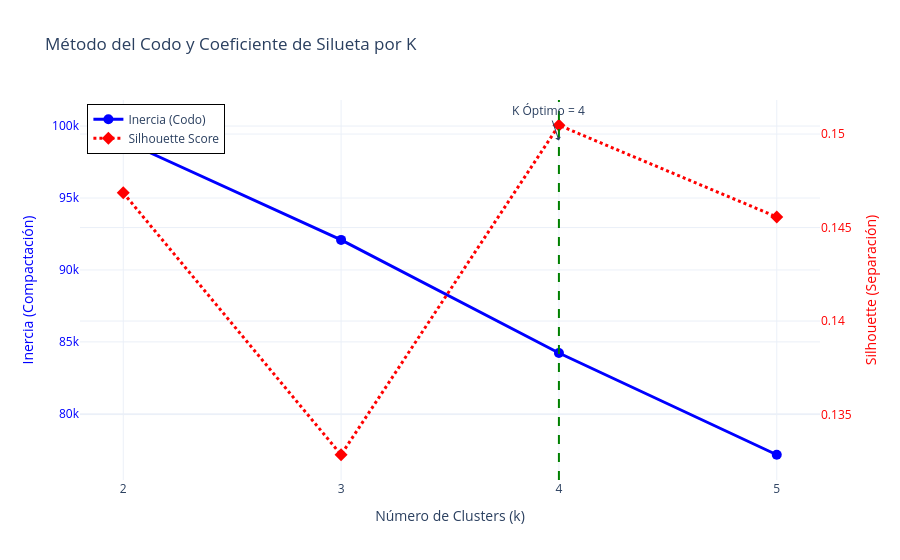
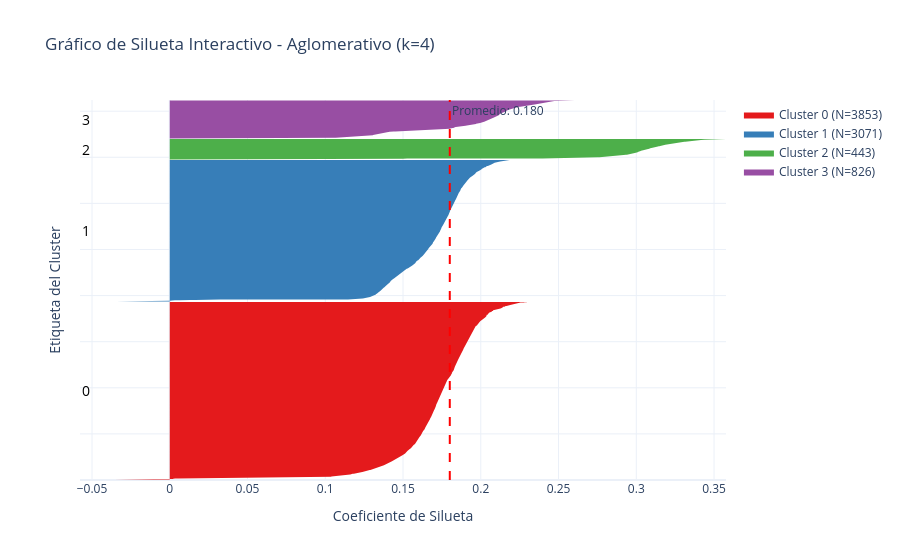
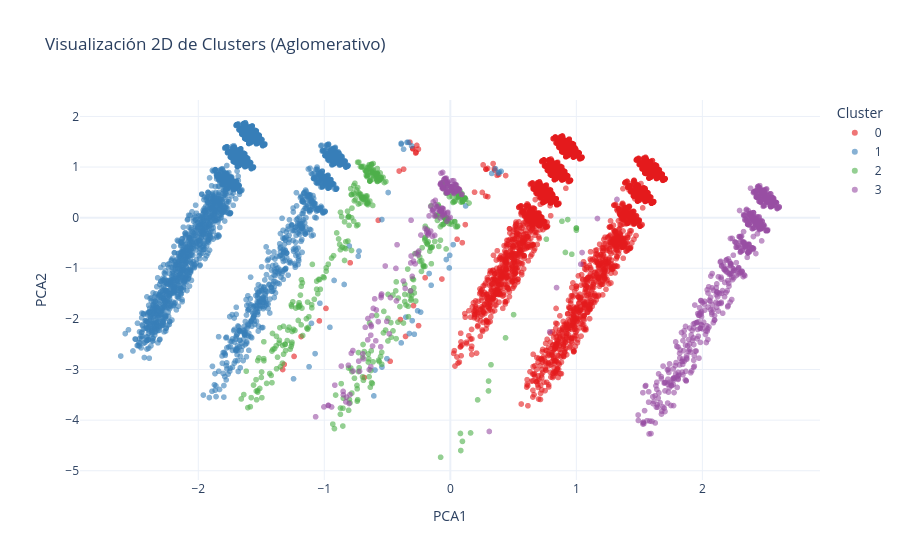
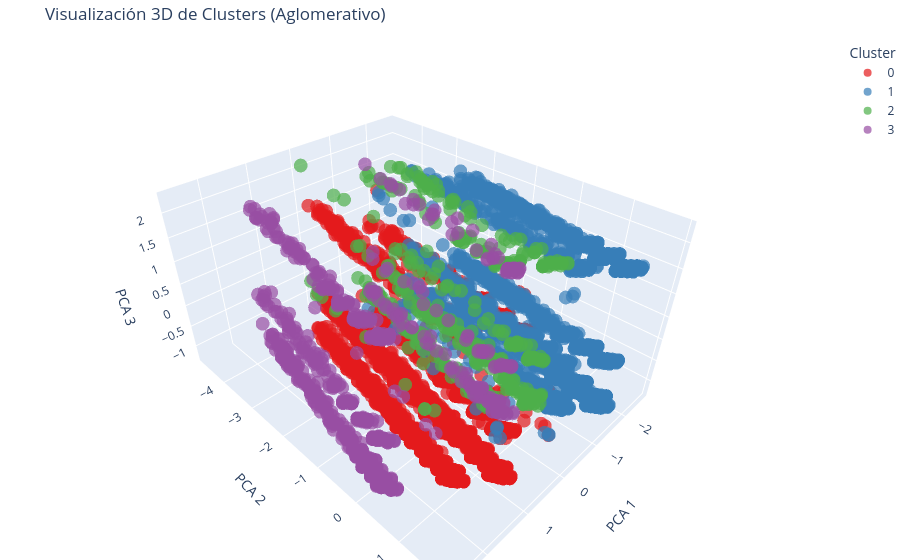

Notebook code cell kept with these figures, in order:
### Code cell
# 4. CLUSTERING AVANZADO: TORNEO, MÉTRICAS Y VISUALIZACIÓN 3D
print("Iniciando Optimización Avanzada de Clustering ")

# 4.1. Escalado de los datos (Vital para Clustering)
scaler_cluster = StandardScaler()
X_train_cluster = scaler_cluster.fit_transform(X_train)
X_test_cluster = scaler_cluster.transform(X_test)

# 4.2. PRUEBA DE DBSCAN (Descarte por densidad)
# Lo probamos para demostrar que evaluamos algoritmos basados en densidad
print(" Probando DBSCAN (Basado en Densidad)...")
dbscan = DBSCAN(eps=2.0, min_samples=10)
db_labels = dbscan.fit_predict(X_train_cluster)
n_clusters_db = len(set(db_labels)) - (1 if -1 in db_labels else 0)
n_ruido = list(db_labels).count(-1)
print(f"DBSCAN encontró {n_clusters_db} clusters y {n_ruido} puntos de ruido (outliers).")
print("Motivo de descarte: En datos financieros continuos, DBSCAN suele agrupar casi todo en un solo clúster gigante o generar demasiado ruido. Pasamos a algoritmos particionales.\n")

# 4.3. TORNEO K-MEANS vs AGLOMERATIVO (Guardando todas las métricas)
print("Iniciando Torneo: KMeans vs Jerárquico/Aglomerativo...")
resultados_clustering = []
k_values = [2, 3, 4, 5]

for k in k_values:
    # Modelo K-Means 
    km = KMeans(n_clusters=k, random_state=42, n_init=10)
    km_labels = km.fit_predict(X_train_cluster)
    
    resultados_clustering.append({
        'Modelo': 'K-Means',
        'K': k,
        'Silhouette (↑)': silhouette_score(X_train_cluster, km_labels),
        'Calinski-Harabasz (↑)': calinski_harabasz_score(X_train_cluster, km_labels),
        'Davies-Bouldin (↓)': davies_bouldin_score(X_train_cluster, km_labels)
    })
    
    #Modelo Aglomerativo (Jerárquico)
    agg = AgglomerativeClustering(n_clusters=k)
    agg_labels = agg.fit_predict(X_train_cluster)
    
    resultados_clustering.append({
        'Modelo': 'Aglomerativo',
        'K': k,
        'Silhouette (↑)': silhouette_score(X_train_cluster, agg_labels),
        'Calinski-Harabasz (↑)': calinski_harabasz_score(X_train_cluster, agg_labels),
        'Davies-Bouldin (↓)': davies_bouldin_score(X_train_cluster, agg_labels)
    })

# Convertimos a DataFrame para ver la tabla bonita
df_metricas_clusters = pd.DataFrame(resultados_clustering)
print("TABLA COMPARATIVA DE MÉTRICAS:")
print(df_metricas_clusters.sort_values(by=['Silhouette (↑)'], ascending=False).to_string(index=False))

# 4.4. SELECCIÓN DEL GANADOR
# Buscamos la fila con el mejor Silhouette general
mejor_fila = df_metricas_clusters.loc[df_metricas_clusters['Silhouette (↑)'].idxmax()]
best_model_name = mejor_fila['Modelo']
best_k = int(mejor_fila['K'])

print(f"GANADOR DEL TORNEO: {best_model_name} con k={best_k}")

# Entrenamos el modelo ganador definitivo
if best_model_name == 'K-Means':
    best_model = KMeans(n_clusters=best_k, random_state=42, n_init=10)
else:
    best_model = AgglomerativeClustering(n_clusters=best_k)

final_labels_train = best_model.fit_predict(X_train_cluster)

# 4.5. VISUALIZACIONES AVANZADAS DEL MODELO GANADOR 
print("Generando gráfico de optimización de K...")

# Extraemos los datos de la tabla de métricas que ya calculamos (solo de KMeans para el Codo)
df_kmeans = df_metricas_clusters[df_metricas_clusters['Modelo'] == 'K-Means'].sort_values('K')
k_vals = df_kmeans['K'].tolist()
sil_vals = df_kmeans['Silhouette (↑)'].tolist()

inercias = []
for k in k_vals:
    km_temp = KMeans(n_clusters=k, random_state=42, n_init=10).fit(X_train_cluster)
    inercias.append(km_temp.inertia_)

fig_optim = go.Figure()

fig_optim.add_trace(go.Scatter(
    x=k_vals, y=inercias, mode='lines+markers',
    name='Inercia (Codo)',
    line=dict(color='blue', width=3),
    marker=dict(size=10)
))

fig_optim.add_trace(go.Scatter(
    x=k_vals, y=sil_vals, mode='lines+markers',
    name='Silhouette Score',
    yaxis='y2',
    line=dict(color='red', width=3, dash='dot'),
    marker=dict(size=10, symbol='diamond')
))

fig_optim.update_layout(
    title='Método del Codo y Coeficiente de Silueta por K',
    xaxis=dict(title='Número de Clusters (k)', tickvals=k_vals),
    yaxis=dict(
        title=dict(text='Inercia (Compactación)', font=dict(color='blue')),
        tickfont=dict(color='blue')
    ),
    yaxis2=dict(
        title=dict(text='Silhouette (Separación)', font=dict(color='red')),
        tickfont=dict(color='red'),
        overlaying='y',
        side='right'
    ),
    template="plotly_white",
    legend=dict(x=0.01, y=0.99, bordercolor="Black", borderwidth=1)
)

fig_optim.add_vline(x=best_k, line_width=2, line_dash="dash", line_color="green")
fig_optim.add_annotation(x=best_k, y=max(inercias), text=f"K Óptimo = {best_k}", showarrow=True, arrowhead=1)

fig_optim.show()

print("Generando Gráfico de Silueta interactivo para el modelo ganador...")

silhouette_vals = silhouette_samples(X_train_cluster, final_labels_train)
avg_score = mejor_fila['Silhouette (↑)']

fig_silueta = go.Figure()

y_lower = 10
colores_clusters = px.colors.qualitative.Set1 

for i in range(best_k):
    ith_cluster_vals = silhouette_vals[final_labels_train == i]
    ith_cluster_vals.sort()
    
    size_cluster_i = ith_cluster_vals.shape[0]
    y_upper = y_lower + size_cluster_i
    
    color = colores_clusters[i % len(colores_clusters)]
    
    fig_silueta.add_trace(go.Scatter(
        x=np.concatenate(([0], ith_cluster_vals, [0])), 
        y=np.concatenate(([y_lower], np.arange(y_lower, y_upper), [y_upper])),
        fill='toself',
        fillcolor=color,
        line=dict(color=color, width=0),
        name=f'Cluster {i} (N={size_cluster_i})',
        hoverinfo='x+name'
    ))
    
    fig_silueta.add_annotation(
        x=-0.05,
        y=y_lower + 0.5 * size_cluster_i,
        text=str(i),
        showarrow=False,
        font=dict(size=14, color="black"),
        xanchor="right"
    )
    
    y_lower = y_upper + 10  


fig_silueta.add_vline(
    x=avg_score, 
    line_width=2, 
    line_dash="dash", 
    line_color="red", 
    annotation_text=f"Promedio: {avg_score:.3f}"
)

fig_silueta.update_layout(
    title=f"Gráfico de Silueta Interactivo - {best_model_name} (k={best_k})",
    xaxis_title="Coeficiente de Silueta",
    yaxis_title="Etiqueta del Cluster",
    yaxis=dict(showticklabels=False, range=[0, y_upper + 10]), 
    template="plotly_white",
    hovermode="y unified"
)
fig_silueta.show()

# REDUCCIÓN PCA A 3 DIMENSIONES 
print("Generando Visualizaciones 2D y 3D (PCA)...")
pca_3d = PCA(n_components=3, random_state=42)
X_pca_3d = pca_3d.fit_transform(X_train_cluster)

df_pca = pd.DataFrame(data=X_pca_3d, columns=['PCA1', 'PCA2', 'PCA3'])
df_pca['Cluster'] = final_labels_train.astype(str)

#C) GRÁFICO 2D 
fig_2d = px.scatter(df_pca, x='PCA1', y='PCA2', color='Cluster',
                    title=f'Visualización 2D de Clusters ({best_model_name})',
                    color_discrete_sequence=px.colors.qualitative.Set1, opacity=0.6)
fig_2d.update_layout(template="plotly_white")
fig_2d.show()

# GRÁFICO 3D INTERACTIVO
fig_3d = px.scatter_3d(df_pca, x='PCA1', y='PCA2', z='PCA3', color='Cluster',
                       title=f'Visualización 3D de Clusters ({best_model_name})',
                       color_discrete_sequence=px.colors.qualitative.Set1, opacity=0.7)
fig_3d.update_layout(scene=dict(xaxis_title='PCA 1', yaxis_title='PCA 2', zaxis_title='PCA 3'),
                     margin=dict(l=0, r=0, b=0, t=40))
fig_3d.show()


# INYECCIÓN SEGURA EN TRAIN Y TEST (Para el Modelo Predictivo)
if hasattr(best_model, "predict"):
    final_labels_test = best_model.predict(X_test_cluster)
else:
    centroid_clf = NearestCentroid()
    centroid_clf.fit(X_train_cluster, final_labels_train)
    final_labels_test = centroid_clf.predict(X_test_cluster)

# One-Hot Encoding
train_dummies = pd.get_dummies(final_labels_train, prefix='Cluster_Group')
test_dummies = pd.get_dummies(final_labels_test, prefix='Cluster_Group')

# Alinear columnas por si el test no tiene algún cluster
test_dummies = test_dummies.reindex(columns=train_dummies.columns, fill_value=0)

# Unir a los datos originales
train_dummies.index = X_train.index
test_dummies.index = X_test.index
X_train = pd.concat([X_train, train_dummies], axis=1)
X_test = pd.concat([X_test, test_dummies], axis=1)

print(f"Fusión completada. Variables de cluster añadidas. Nuevas columnas: {list(train_dummies.columns)}")

### Figure 1 — Plotly figure (JSON) as saved in the notebook; plotly's stock layout.template omitted (floating-point values rounded to 4 significant figures)
{"data": [{"line": {"color": "blue", "width": 3}, "marker": {"size": 10}, "mode": "lines+markers", "name": "Inercia (Codo)", "type": "scatter", "x": [2, 3, 4, 5], "y": [99000.0, 92090.0, 84230.0, 77160.0]}, {"line": {"color": "red", "dash": "dot", "width": 3}, "marker": {"size": 10, "symbol": "diamond"}, "mode": "lines+markers", "name": "Silhouette Score", "type": "scatter", "x": [2, 3, 4, 5], "y": [0.1469, 0.1329, 0.1505, 0.1456], "yaxis": "y2"}], "layout": {"annotations": [{"arrowhead": 1, "showarrow": true, "text": "K Óptimo = 4", "x": 4, "y": 99000.0}], "legend": {"bordercolor": "Black", "borderwidth": 1, "x": 0.01, "y": 0.99}, "shapes": [{"line": {"color": "green", "dash": "dash", "width": 2}, "type": "line", "x0": 4, "x1": 4, "xref": "x", "y0": 0, "y1": 1, "yref": "y domain"}], "title": {"text": "Método del Codo y Coeficiente de Silueta por K"}, "xaxis": {"tickvals": [2, 3, 4, 5], "title": {"text": "Número de Clusters (k)"}}, "yaxis": {"tickfont": {"color": "blue"}, "title": {"font": {"color": "blue"}, "text": "Inercia (Compactación)"}}, "yaxis2": {"overlaying": "y", "side": "right", "tickfont": {"color": "red"}, "title": {"font": {"color": "red"}, "text": "Silhouette (Separación)"}}}}

### Figure 2 — Plotly figure (JSON) as saved in the notebook; plotly's stock layout.template omitted (floating-point values rounded to 4 significant figures; data arrays with more than 128 entries replaced by an {"elided": "..."} marker saying what was removed)
{"data": [{"fill": "toself", "fillcolor": "rgb(228,26,28)", "hoverinfo": "x+name", "line": {"color": "rgb(228,26,28)", "width": 0}, "name": "Cluster 0 (N=3853)", "type": "scatter", "x": {"elided": "3855 float values"}, "y": {"elided": "3855 int values"}}, {"fill": "toself", "fillcolor": "rgb(55,126,184)", "hoverinfo": "x+name", "line": {"color": "rgb(55,126,184)", "width": 0}, "name": "Cluster 1 (N=3071)", "type": "scatter", "x": {"elided": "3073 float values"}, "y": {"elided": "3073 int values"}}, {"fill": "toself", "fillcolor": "rgb(77,175,74)", "hoverinfo": "x+name", "line": {"color": "rgb(77,175,74)", "width": 0}, "name": "Cluster 2 (N=443)", "type": "scatter", "x": {"elided": "445 float values"}, "y": {"elided": "445 int values"}}, {"fill": "toself", "fillcolor": "rgb(152,78,163)", "hoverinfo": "x+name", "line": {"color": "rgb(152,78,163)", "width": 0}, "name": "Cluster 3 (N=826)", "type": "scatter", "x": {"elided": "828 float values"}, "y": {"elided": "828 int values"}}], "layout": {"annotations": [{"font": {"color": "black", "size": 14}, "showarrow": false, "text": "0", "x": -0.05, "xanchor": "right", "y": 1936.0}, {"font": {"color": "black", "size": 14}, "showarrow": false, "text": "1", "x": -0.05, "xanchor": "right", "y": 5408.0}, {"font": {"color": "black", "size": 14}, "showarrow": false, "text": "2", "x": -0.05, "xanchor": "right", "y": 7176.0}, {"font": {"color": "black", "size": 14}, "showarrow": false, "text": "3", "x": -0.05, "xanchor": "right", "y": 7820}, {"showarrow": false, "text": "Promedio: 0.180", "x": 0.1801, "xanchor": "left", "xref": "x", "y": 1, "yanchor": "top", "yref": "y domain"}], "hovermode": "y unified", "shapes": [{"line": {"color": "red", "dash": "dash", "width": 2}, "type": "line", "x0": 0.1801, "x1": 0.1801, "xref": "x", "y0": 0, "y1": 1, "yref": "y domain"}], "title": {"text": "Gráfico de Silueta Interactivo - Aglomerativo (k=4)"}, "xaxis": {"title": {"text": "Coeficiente de Silueta"}}, "yaxis": {"range": [0, 8243], "showticklabels": false, "title": {"text": "Etiqueta del Cluster"}}}}

### Figure 3 — Plotly figure (JSON) as saved in the notebook; plotly's stock layout.template omitted (floating-point values rounded to 4 significant figures; data arrays with more than 128 entries replaced by an {"elided": "..."} marker saying what was removed)
{"data": [{"hovertemplate": "Cluster=0<br>PCA1=%{x}<br>PCA2=%{y}<extra></extra>", "legendgroup": "0", "marker": {"color": "rgb(228,26,28)", "opacity": 0.6, "symbol": "circle"}, "mode": "markers", "name": "0", "showlegend": true, "type": "scattergl", "x": {"elided": "3853 float values"}, "xaxis": "x", "y": {"elided": "3853 float values"}, "yaxis": "y"}, {"hovertemplate": "Cluster=1<br>PCA1=%{x}<br>PCA2=%{y}<extra></extra>", "legendgroup": "1", "marker": {"color": "rgb(55,126,184)", "opacity": 0.6, "symbol": "circle"}, "mode": "markers", "name": "1", "showlegend": true, "type": "scattergl", "x": {"elided": "3071 float values"}, "xaxis": "x", "y": {"elided": "3071 float values"}, "yaxis": "y"}, {"hovertemplate": "Cluster=2<br>PCA1=%{x}<br>PCA2=%{y}<extra></extra>", "legendgroup": "2", "marker": {"color": "rgb(77,175,74)", "opacity": 0.6, "symbol": "circle"}, "mode": "markers", "name": "2", "showlegend": true, "type": "scattergl", "x": {"elided": "443 float values"}, "xaxis": "x", "y": {"elided": "443 float values"}, "yaxis": "y"}, {"hovertemplate": "Cluster=3<br>PCA1=%{x}<br>PCA2=%{y}<extra></extra>", "legendgroup": "3", "marker": {"color": "rgb(152,78,163)", "opacity": 0.6, "symbol": "circle"}, "mode": "markers", "name": "3", "showlegend": true, "type": "scattergl", "x": {"elided": "826 float values"}, "xaxis": "x", "y": {"elided": "826 float values"}, "yaxis": "y"}], "layout": {"legend": {"title": {"text": "Cluster"}, "tracegroupgap": 0}, "title": {"text": "Visualización 2D de Clusters (Aglomerativo)"}, "xaxis": {"anchor": "y", "domain": [0, 1], "title": {"text": "PCA1"}}, "yaxis": {"anchor": "x", "domain": [0, 1], "title": {"text": "PCA2"}}}}

### Figure 4 — Plotly figure (JSON) as saved in the notebook; plotly's stock layout.template omitted (floating-point values rounded to 4 significant figures; data arrays with more than 128 entries replaced by an {"elided": "..."} marker saying what was removed)
{"data": [{"hovertemplate": "Cluster=0<br>PCA1=%{x}<br>PCA2=%{y}<br>PCA3=%{z}<extra></extra>", "legendgroup": "0", "marker": {"color": "rgb(228,26,28)", "opacity": 0.7, "symbol": "circle"}, "mode": "markers", "name": "0", "scene": "scene", "showlegend": true, "type": "scatter3d", "x": {"elided": "3853 float values"}, "y": {"elided": "3853 float values"}, "z": {"elided": "3853 float values"}}, {"hovertemplate": "Cluster=1<br>PCA1=%{x}<br>PCA2=%{y}<br>PCA3=%{z}<extra></extra>", "legendgroup": "1", "marker": {"color": "rgb(55,126,184)", "opacity": 0.7, "symbol": "circle"}, "mode": "markers", "name": "1", "scene": "scene", "showlegend": true, "type": "scatter3d", "x": {"elided": "3071 float values"}, "y": {"elided": "3071 float values"}, "z": {"elided": "3071 float values"}}, {"hovertemplate": "Cluster=2<br>PCA1=%{x}<br>PCA2=%{y}<br>PCA3=%{z}<extra></extra>", "legendgroup": "2", "marker": {"color": "rgb(77,175,74)", "opacity": 0.7, "symbol": "circle"}, "mode": "markers", "name": "2", "scene": "scene", "showlegend": true, "type": "scatter3d", "x": {"elided": "443 float values"}, "y": {"elided": "443 float values"}, "z": {"elided": "443 float values"}}, {"hovertemplate": "Cluster=3<br>PCA1=%{x}<br>PCA2=%{y}<br>PCA3=%{z}<extra></extra>", "legendgroup": "3", "marker": {"color": "rgb(152,78,163)", "opacity": 0.7, "symbol": "circle"}, "mode": "markers", "name": "3", "scene": "scene", "showlegend": true, "type": "scatter3d", "x": {"elided": "826 float values"}, "y": {"elided": "826 float values"}, "z": {"elided": "826 float values"}}], "layout": {"legend": {"title": {"text": "Cluster"}, "tracegroupgap": 0}, "margin": {"b": 0, "l": 0, "r": 0, "t": 40}, "scene": {"domain": {"x": [0, 1], "y": [0, 1]}, "xaxis": {"title": {"text": "PCA 1"}}, "yaxis": {"title": {"text": "PCA 2"}}, "zaxis": {"title": {"text": "PCA 3"}}}, "title": {"text": "Visualización 3D de Clusters (Aglomerativo)"}}}
